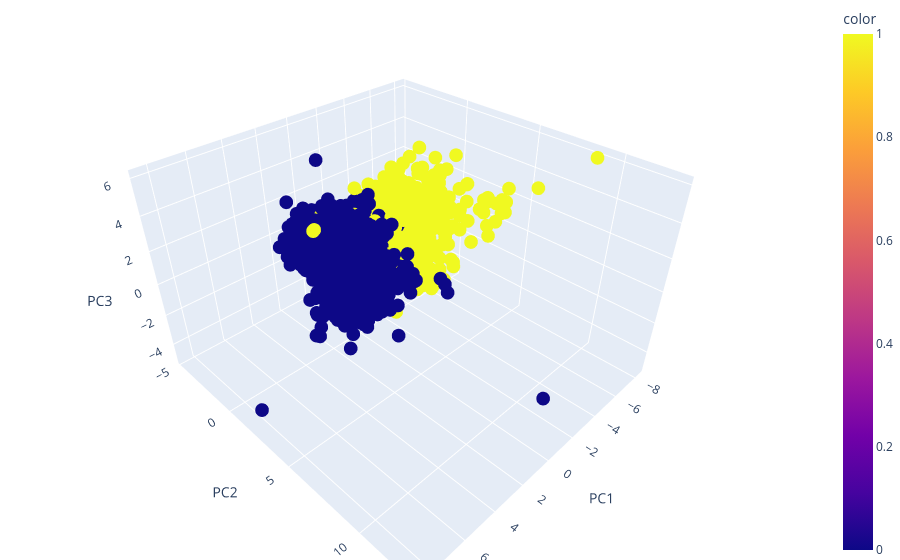

The notebook cell saved with this chart:
### Code cell
# 3개 주성분 시각화
# 어느정도 구분되는 것으로 볼 수 있음
import plotly.express as px

pca_wine_plot = pca_x
pca_wine_plot['color'] = y.values

fig = px.scatter_3d(pca_wine_plot,
                    x='PC1',
                    y='PC2',
                    z='PC3',
                    color='color')

fig.update_layout(margin=dict(l=0, r=0, b=0, t=0))
fig.show()

### Figure 1 — Plotly figure (JSON) as saved in the notebook; plotly's stock layout.template omitted (floating-point values rounded to 4 significant figures; data arrays with more than 128 entries replaced by an {"elided": "..."} marker saying what was removed)
{"data": [{"hovertemplate": "PC1=%{x}<br>PC2=%{y}<br>PC3=%{z}<br>color=%{marker.color}<extra></extra>", "legendgroup": "", "marker": {"color": {"elided": "6497 int values"}, "coloraxis": "coloraxis", "symbol": "circle"}, "mode": "markers", "name": "", "scene": "scene", "showlegend": false, "type": "scatter3d", "x": {"elided": "6497 float values"}, "y": {"elided": "6497 float values"}, "z": {"elided": "6497 float values"}}], "layout": {"coloraxis": {"colorbar": {"title": {"text": "color"}}, "colorscale": [[0, "#0d0887"], [0.1111, "#46039f"], [0.2222, "#7201a8"], [0.3333, "#9c179e"], [0.4444, "#bd3786"], [0.5556, "#d8576b"], [0.6667, "#ed7953"], [0.7778, "#fb9f3a"], [0.8889, "#fdca26"], [1, "#f0f921"]]}, "legend": {"tracegroupgap": 0}, "margin": {"b": 0, "l": 0, "r": 0, "t": 0}, "scene": {"domain": {"x": [0, 1], "y": [0, 1]}, "xaxis": {"title": {"text": "PC1"}}, "yaxis": {"title": {"text": "PC2"}}, "zaxis": {"title": {"text": "PC3"}}}}}
